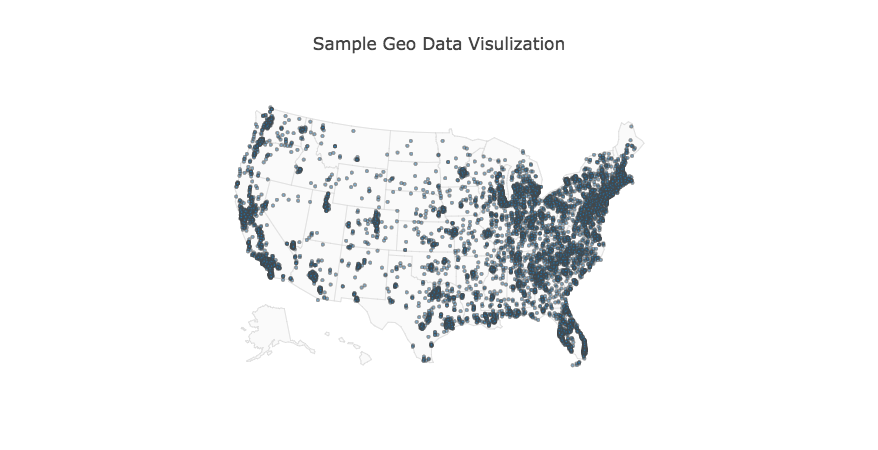

The script that drew this image:

import plotly.plotly as py
import pandas as pd

df = pd.read_csv('step2.sample_geo.csv')
df.head()

df['text'] = "ID: " + df['LocationID'].astype(str)


scl = [[0, "rgb(5, 10, 172)"], [0.35, "rgb(40, 60, 190)"], [0.5, "rgb(70, 100, 245)"],
       [0.6, "rgb(90, 120, 245)"], [0.7, "rgb(106, 137, 247)"], [1, "rgb(220, 220, 220)"]]

data = [dict(
    type='scattergeo',
    lat=df['Latitude'],
    lon=df['Longitude'],
    text=df['text'],
    mode='markers',
    marker=dict(
        size=3,
        opacity=0.6,
        reversescale=True,
        autocolorscale=False,
        line=dict(
            width=0.5,
            color='rgba(102, 102, 102)'
        )

    ))]

layout = dict(
        scope='usa',
        title = 'Sample Geo Data Visulization',

        geo = dict(
            scope='usa',
            projection=dict( type='albers usa' ),
            showland = True,
            landcolor = "rgb(250, 250, 250)",
            subunitcolor = "rgb(217, 217, 217)",
            countrycolor = "rgb(217, 217, 217)",
            countrywidth = 0.5,
            subunitwidth = 0.5
        ),
    )

fig = dict(data=data, layout=layout)
url = py.plot(fig, validate=False, filename='d3-airports')
